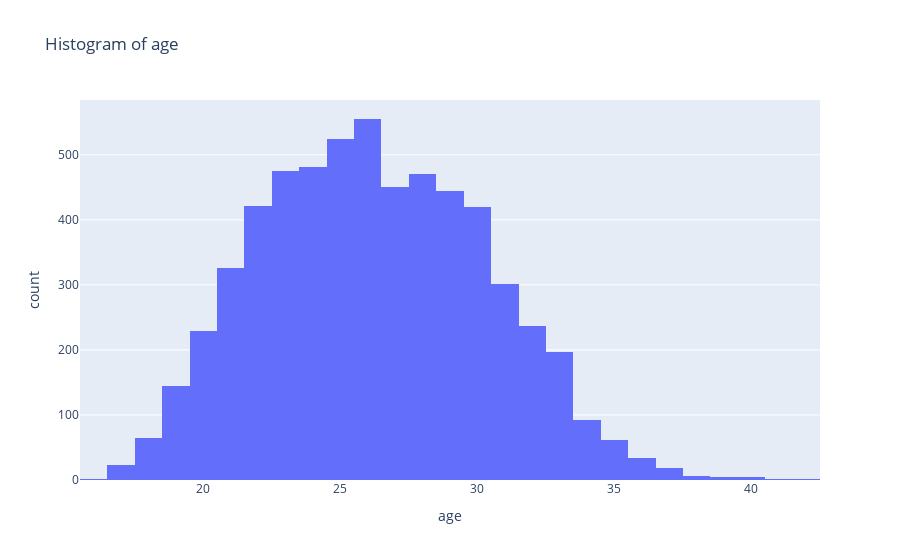

Notebook code for this chart:
### Code cell
fig = px.histogram(player, x='age', title='Histogram of age')
fig.update_layout(xaxis_title='age')
fig.show()

### Figure 1 — Plotly figure (JSON) as saved in the notebook; plotly's stock layout.template omitted (floating-point values rounded to 4 significant figures; data arrays with more than 128 entries replaced by an {"elided": "..."} marker saying what was removed)
{"data": [{"alignmentgroup": "True", "bingroup": "x", "hovertemplate": "age=%{x}<br>count=%{y}<extra></extra>", "legendgroup": "", "marker": {"color": "#636efa", "pattern": {"shape": ""}}, "name": "", "offsetgroup": "", "orientation": "v", "showlegend": false, "type": "histogram", "x": {"elided": "5988 int values"}, "xaxis": "x", "yaxis": "y"}], "layout": {"barmode": "relative", "legend": {"tracegroupgap": 0}, "title": {"text": "Histogram of age"}, "xaxis": {"anchor": "y", "domain": [0, 1], "title": {"text": "age"}}, "yaxis": {"anchor": "x", "domain": [0, 1], "title": {"text": "count"}}}}
